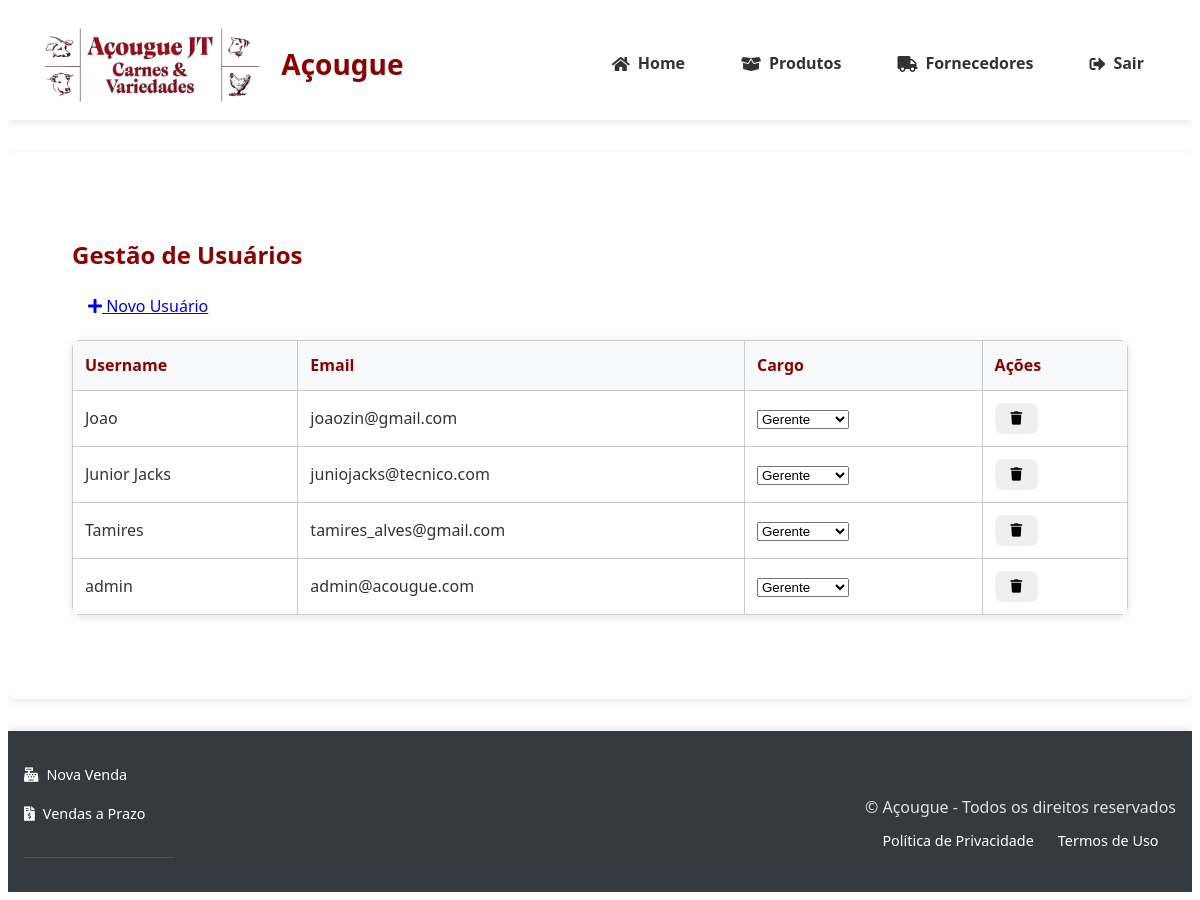
The page /admin/usuarios (signed in) on the database as committed earlier.
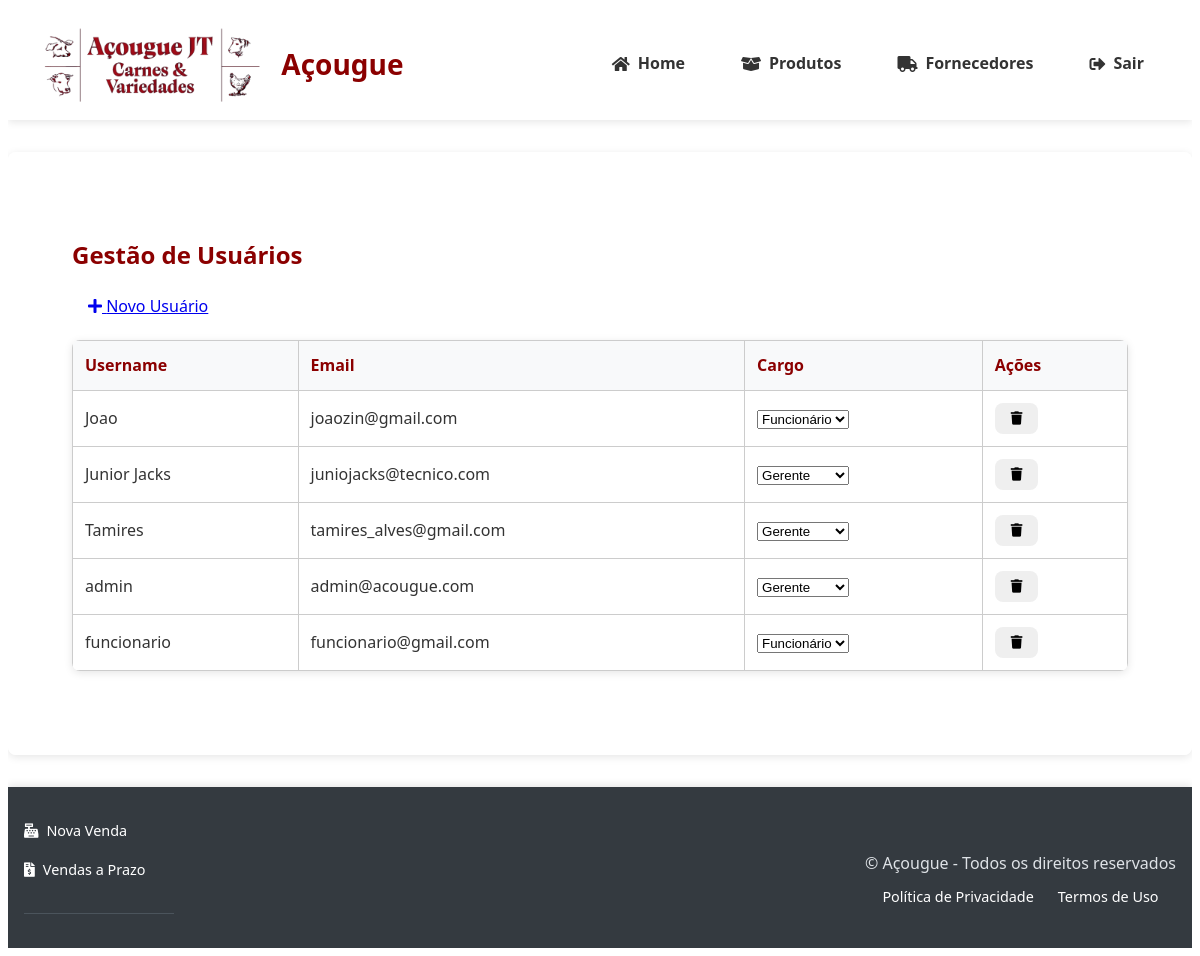
The same page on the database as committed later.
### tables this page shows
CREATE TABLE users (
                id INTEGER PRIMARY KEY AUTOINCREMENT,
                username TEXT UNIQUE NOT NULL,
                email TEXT UNIQUE NOT NULL,
                password_hash TEXT NOT NULL,
                role TEXT NOT NULL DEFAULT 'funcionario',
                created_at TIMESTAMP DEFAULT CURRENT_TIMESTAMP
            );

### app.py (the view)
@app.route('/admin/usuarios')
@login_required
@role_required('gerente')
def admin_usuarios():
    success = request.args.get('success')
    error = request.args.get('error')
    usuarios = [dict(u) for u in get_all_users()]
    return render_template(
        'admin/usuarios.html',
        usuarios=usuarios,
        success=success,
        error=error
    )

### banco_dados.py (called while the page is built)
@contextmanager
def get_db_connection():
    conn = sqlite3.connect(DB_PATH)
    conn.row_factory = sqlite3.Row
    conn.execute("PRAGMA foreign_keys = ON")
    try:
        yield conn
    finally:
        conn.close()

def get_all_users():
    with get_db_connection() as conn:
        cursor = conn.execute(
            'SELECT id, username, email, role FROM users ORDER BY username'
        )
        return [dict(row) for row in cursor.fetchall()]

### templates/admin/usuarios.html (shortened to what this page needs)
{% extends "base.html" %}
{% block content %}
<div class="container">
    <div class="d-flex justify-content-between align-items-center mb-3">
        <h2 style="color: #8B0000;">Gestão de Usuários</h2>
        <a href="{{ url_for('novo_usuario') }}" class="btn btn-primary">
            <i class="fas fa-plus"></i> Novo Usuário
        </a>
    </div>
    <div class="table-responsive">
        <table class="table table-hover">
            <thead class="thead-dark">
                <tr>
                    <th>Username</th>
                    <th>Email</th>
                    <th>Cargo</th>
                    <th>Ações</th>
                </tr>
            </thead>
            <tbody>
                {% for usuario in usuarios %}
                <tr>
                    <td>{{ usuario.username }}</td>
                    <td>{{ usuario.email }}</td>
                    <td>
                        <form method="POST" action="{{ url_for('editar_usuario', id=usuario.id) }}">
                            <select name="role" class="form-select"
                                    onchange="this.form.submit()"
                                    style="width: auto; display: inline-block;">
                                <option value="gerente" {% if usuario.role == 'gerente' %}selected{% endif %}>
                                    Gerente
                                </option>
                                <option value="funcionario" {% if usuario.role == 'funcionario' %}selected{% endif %}>
                                    Funcionário
                                </option>
                            </select>
                        </form>
                    </td>
                    <td>
                        <form method="POST" action="{{ url_for('excluir_usuario', id=usuario.id) }}"
                              onsubmit="return confirm('Tem certeza que deseja excluir este usuário?');">
                            <button type="submit" class="btn btn-danger btn-sm">
                                <i class="fas fa-trash"></i>
                            </button>
                        </form>
                    </td>
                </tr>
                {% endfor %}
            </tbody>
        </table>
    </div>
</div>
{% endblock %}

Rows that differ between the two databases and show on the page:
changed users "Joao": role "Gerente" → "Funcionário"
added users: username "funcionario", email "funcionario@gmail.com", role "Funcionário"
